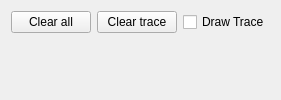
      <widget class="QWidget" name="tab_12">
       <attribute name="title">
        <string>Map</string>
       </attribute>
       <layout class="QVBoxLayout" name="verticalLayout_4">
        <item>
         <layout class="QHBoxLayout" name="horizontalLayout_8">
          <item>
           <widget class="QPushButton" name="clearMapButton">
            <property name="text">
             <string>Clear all</string>
            </property>
           </widget>
          </item>
          <item>
           <widget class="QPushButton" name="clearTraceButton">
            <property name="sizePolicy">
             <sizepolicy hsizetype="Preferred" vsizetype="Fixed">
              <horstretch>0</horstretch>
              <verstretch>0</verstretch>
             </sizepolicy>
            </property>
            <property name="text">
             <string>Clear trace</string>
            </property>
           </widget>
          </item>
          <item>
           <widget class="QCheckBox" name="drawTraceBoxBox">
            <property name="text">
             <string>Draw Trace</string>
            </property>
           </widget>
          </item>
         </layout>
        </item>
        <item>
         <widget class="MapWidget" name="mapWidget" native="true">
          <property name="sizePolicy">
           <sizepolicy hsizetype="Preferred" vsizetype="MinimumExpanding">
            <horstretch>0</horstretch>
            <verstretch>0</verstretch>
           </sizepolicy>
          </property>
         </widget>
        </item>
       </layout>
      </widget>
